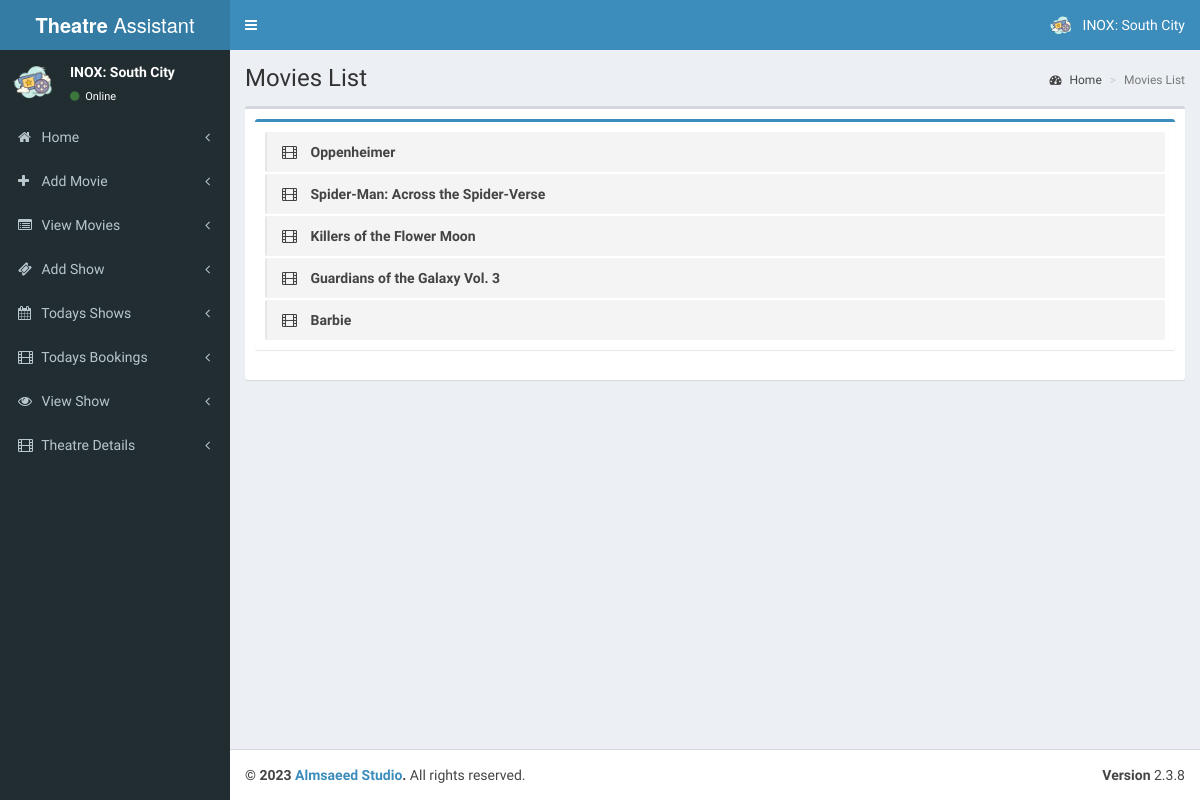
The app's page /admin/theatre/pages/view_movie.php (signed in) with its own data.
### tables this page shows
CREATE TABLE `tbl_theatre` (
  `id` int(11) NOT NULL,
  `name` varchar(100) NOT NULL,
  `address` varchar(100) NOT NULL,
  `place` varchar(100) NOT NULL,
  `state` varchar(50) NOT NULL,
  `pin` int(11) NOT NULL
);

CREATE TABLE `tbl_movie` (
  `movie_id` int(11) NOT NULL,
  `t_id` int(11) NOT NULL COMMENT 'theatre id',
  `movie_name` varchar(255) NOT NULL,
  `cast` varchar(500) NOT NULL,
  `desc` varchar(1000) NOT NULL,
  `release_date` date NOT NULL,
  `image` varchar(200) NOT NULL,
  `video_url` varchar(200) NOT NULL,
  `status` int(1) NOT NULL COMMENT '0 means active '
);

### admin/theatre/pages/view_movie.php (the view, shortened to what this page needs)
<?php
include('header.php');
?>
  <div class="content-wrapper">
    <section class="content-header">
      <h1>
        Movies List
      </h1>
      <ol class="breadcrumb">
        <li><a href="index"><i class="fa fa-dashboard"></i> Home</a></li>
        <li class="active">Movies List</li>
      </ol>
    </section>
    <section class="content">
      <div class="box">
        <div class="box-body">
            <div class="box box-primary">
            <div class="box-body">
              <ul class="todo-list">
                 <?php
                        $qry7=mysqli_query($con,"select * from tbl_movie");
                        if(mysqli_num_rows($qry7))
                        {
                        while($c=mysqli_fetch_array($qry7))
                        {
                        ?>
                <li>
                      <span class="handle">
                        <i class="fa fa-film"></i>
                      </span>
                  <span class="text"><?php echo $c['movie_name'];?></span>
                </li>
                  <?php
                       }}
                     ?>
            </div>
          </div>
        </div>
      </div>
    </section>
  </div>
  <?php
include('footer.php');
?>

### admin/theatre/pages/header.php (shortened to what this page needs)
<?php
include('../../config.php');
$th = mysqli_query($con, "select * from tbl_theatre where id='" . $_SESSION['theatre'] . "'");
$theatre = mysqli_fetch_array($th);
?>
<!DOCTYPE html>
<html>
<head>
  <link rel="stylesheet" href="../validation/dist/css/bootstrapValidator.css" />
  <link rel="stylesheet" href="../bootstrap/css/bootstrap.min.css">
  <link rel="stylesheet" href="https://cdnjs.cloudflare.com/ajax/libs/font-awesome/4.5.0/css/font-awesome.min.css">
  <link rel="stylesheet" href="https://cdnjs.cloudflare.com/ajax/libs/ionicons/2.0.1/css/ionicons.min.css">
  <link rel="stylesheet" href="../dist/css/AdminLTE.min.css">
  <link rel="stylesheet" href="../dist/css/skins/_all-skins.min.css">
</head>
<body class="hold-transition skin-blue sidebar-mini">
  <div class="wrapper">
    <header class="main-header">
      <a href="index.php" class="logo">
        <span class="logo-lg"><b>Theatre</b> Assistant</span>
      </a>
      <nav class="navbar navbar-static-top">
        <a href="#" class="sidebar-toggle" data-toggle="offcanvas" role="button">
        </a>
        <div class="navbar-custom-menu">
          <ul class="nav navbar-nav">
            <li class="dropdown user user-menu">
              <a href="#" class="dropdown-toggle" data-toggle="dropdown">
                <img src="cinema.png" class="user-image" alt="User Image">
                <span class="hidden-xs">
                  <?php echo $theatre['name']; ?>
                </span>
              </a>
            </li>
          </ul>
        </div>
      </nav>
    </header>
    <aside class="main-sidebar">
      <section class="sidebar">
        <div class="user-panel">
          <div class="pull-left image">
            <img src="cinema.png" class="img-circle" alt="User Image">
          </div>
          <div class="pull-left info">
            <p>
              <?php echo $theatre['name']; ?>
            </p>
            <a href="#"><i class="fa fa-circle text-success"></i> Online</a>
          </div>
        </div>
        <ul class="sidebar-menu">
          <li class="treeview">
            <a href="index.php">
              <i class="fa fa-home"></i> <span>Home</span>
              <span class="pull-right-container">
                <i class="fa fa-angle-left pull-right"></i>
              </span>
            </a>
          </li>
          <li class="treeview">
            <a href="add_movie.php">
              <i class="fa fa-plus"></i> <span>Add Movie</span>
              <span class="pull-right-container">
                <i class="fa fa-angle-left pull-right"></i>
              </span>
            </a>
          </li>
          <li class="treeview">
            <a href="view_movie.php">
              <i class="fa fa-list-alt"></i> <span>View Movies</span>
              <span class="pull-right-container">
                <i class="fa fa-angle-left pull-right"></i>
              </span>
            </a>
          </li>
          <li class="treeview">
            <a href="add_show.php">
              <i class="fa fa-ticket"></i> <span>Add Show</span>
              <span class="pull-right-container">
                <i class="fa fa-angle-left pull-right"></i>
              </span>
            </a>
          </li>
          <li class="treeview">
            <a href="todays_shows.php">
              <i class="fa fa-calendar"></i> <span>Todays Shows</span>
              <span class="pull-right-container">
                <i class="fa fa-angle-left pull-right"></i>
              </span>
            </a>
          </li>
          <li class="treeview">
            <a href="tickets.php">
              <i class="fa fa-film"></i> <span>Todays Bookings</span>
              <span class="pull-right-container">
                <i class="fa fa-angle-left pull-right"></i>
              </span>
            </a>
          </li>
          <li class="treeview">
            <a href="view_shows.php">
              <i class="fa fa-eye"></i> <span>View Show</span>
              <span class="pull-right-container">
                <i class="fa fa-angle-left pull-right"></i>
              </span>
            </a>
          </li>
          <li class="treeview">
            <a href="add_theatre_2.php">
              <i class="fa fa-film"></i> <span>Theatre Details</span>
              <span class="pull-right-container">
                <i class="fa fa-angle-left pull-right"></i>
              </span>
            </a>
          </li>
        </ul>
      </section>
    </aside>

### records on screen
tbl_theatre: name "INOX: South City"
tbl_movie: movie_name "Oppenheimer"
tbl_movie: movie_name "Spider-Man: Across the Spider-Verse"
tbl_movie: movie_name "Killers of the Flower Moon"
tbl_movie: movie_name "Guardians of the Galaxy Vol. 3"
tbl_movie: movie_name "Barbie"
